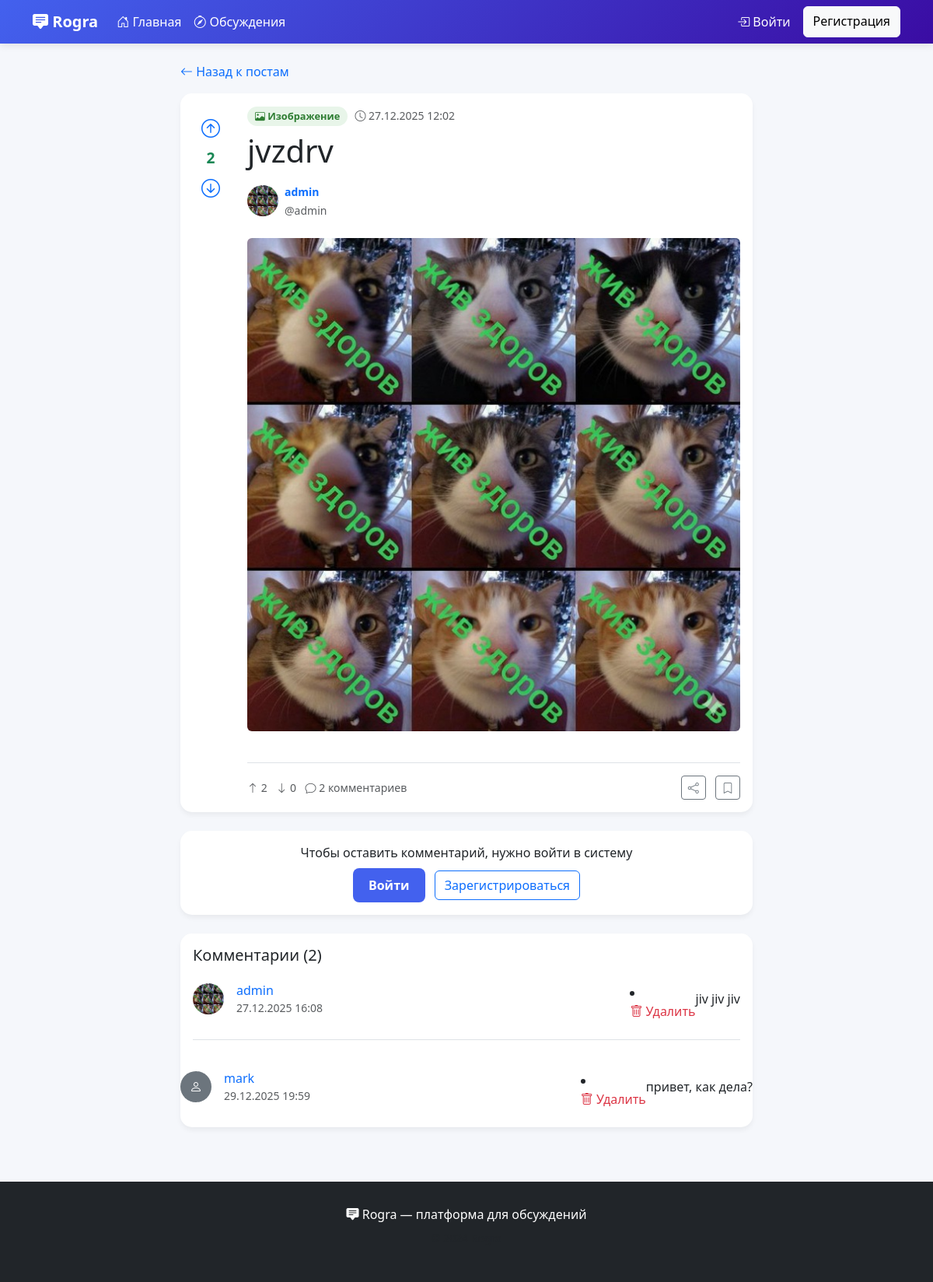
The app's page /post/2/ with its own data.
### core/models.py (models this page shows, shortened)
class Post(models.Model):
    POST_TYPES = [
        ('text', 'Текст'),
        ('image', 'Изображение'),
    ]
    author = models.ForeignKey(User, on_delete=models.CASCADE)
    title = models.CharField(max_length=200)
    content = models.TextField(blank=True)
    post_type = models.CharField(max_length=10, choices=POST_TYPES, default='text')
    image = models.ImageField(upload_to='posts/', blank=True, null=True)
    created_at = models.DateTimeField(auto_now_add=True)
    upvotes = models.IntegerField(default=0)
    downvotes = models.IntegerField(default=0)
    tags = models.ManyToManyField(Tag, blank=True, related_name='posts')
    def total_votes(self):
        return self.upvotes - self.downvotes
    def get_upvotes_count(self):
        return self.votes.filter(vote_type='up').count()
    def get_downvotes_count(self):
        return self.votes.filter(vote_type='down').count()

class Profile(models.Model):
    user = models.OneToOneField(User, on_delete=models.CASCADE)
    bio = models.TextField(max_length=500, blank=True)
    avatar = models.ImageField(upload_to='avatars/', blank=True, null=True)
    created_at = models.DateTimeField(auto_now_add=True)

class Comment(models.Model):
    post = models.ForeignKey(Post, on_delete=models.CASCADE, related_name='comments')
    author = models.ForeignKey(User, on_delete=models.CASCADE)
    text = models.TextField()
    created_at = models.DateTimeField(auto_now_add=True)

### core/views.py (the view)
def post_detail_view(request, post_id):
    post = get_object_or_404(Post, id=post_id)
    comments = post.comments.all().order_by('created_at')
    if request.user.is_authenticated:
        post.user_vote = post.user_vote(request.user)
    else:
        post.user_vote = None
    post.get_upvotes_count = post.get_upvotes_count()
    post.get_downvotes_count = post.get_downvotes_count()
    for comment in comments:
        comment.can_edit = comment.can_edit(request.user) if request.user.is_authenticated else False
    if request.method == 'POST' and request.user.is_authenticated:
        form = CommentForm(request.POST)
        if form.is_valid():
            comment = form.save(commit=False)
            comment.post = post
            comment.author = request.user
            comment.save()
            messages.success(request, 'Комментарий добавлен!')
            return redirect('post_detail', post_id=post.id)
    else:
        form = CommentForm()
    context = {
        'post': post,
        'comments': comments,
        'form': form,
    }
    return render(request, 'core/post_detail.html', context)

### core/templates/core/post_detail.html (shortened to what this page needs)
{% extends 'core/base.html' %}
{% block content %}
<div class="row">
    <div class="col-lg-8 mx-auto">
        <div class="mb-3">
            <a href="{% url 'home' %}" class="text-decoration-none">
                <i class="bi bi-arrow-left"></i> Назад к постам
            </a>
        </div>
        <div class="card mb-4">
            <div class="card-body">
                <div class="row">
                    <div class="col-auto">
                        <div class="vote-buttons">
                            <button class="btn btn-link p-0 vote-up {% if post.user_vote == 'up' %}active{% endif %}"
                                    onclick="votePost({{ post.id }}, 'up')"
                                    id="vote-up-{{ post.id }}">
                                <i class="bi bi-arrow-up-circle fs-4"></i>
                            </button>
                            <div class="vote-count {% if post.total_votes > 0 %}text-success{% elif post.total_votes < 0 %}text-danger{% endif %}"
                                 id="vote-count-{{ post.id }}">
                                {{ post.total_votes }}
                            </div>
                            <button class="btn btn-link p-0 vote-down {% if post.user_vote == 'down' %}active{% endif %}"
                                    onclick="votePost({{ post.id }}, 'down')"
                                    id="vote-down-{{ post.id }}">
                                <i class="bi bi-arrow-down-circle fs-4"></i>
                            </button>
                        </div>
                    </div>
                    <div class="col">
                        <div class="mb-2">
                            <span class="post-tag tag-{{ post.post_type }}">
                                {% if post.post_type == 'text' %}
                                    <i class="bi bi-text-paragraph"></i> Текст
                                {% elif post.post_type == 'image' %}
                                    <i class="bi bi-image"></i> Изображение
                                {% endif %}
                            </span>
                            <small class="text-muted">
                                <i class="bi bi-clock"></i> {{ post.created_at|date:"d.m.Y H:i" }}
                            </small>
                        </div>
                        <h1 class="card-title mb-3">{{ post.title }}</h1>
                        <div class="d-flex align-items-center mb-4">
                            {% if post.author.profile.avatar %}
                                <img src="{{ post.author.profile.avatar.url }}" alt="Аватар" class="post-avatar me-2">
                            {% else %}
                                <div class="post-avatar bg-secondary rounded-circle d-flex align-items-center justify-content-center me-2">
                                    <i class="bi bi-person text-white"></i>
                                </div>
                            {% endif %}
                            <div>
                                <small class="fw-semibold">
                                    <a href="{% url 'profile' post.author.username %}" class="text-decoration-none">
                                        {{ post.author.username }}
                                    </a>
                                </small>
                                <br>
                                <small class="text-muted">@{{ post.author.username }}</small>
                            </div>
                        </div>
                        {% if post.post_type == 'text' %}
                            <div class="card-text mb-4">
                                {{ post.content|linebreaks }}
                            </div>
                        {% elif post.post_type == 'image' and post.image %}
                            <div class="mb-4">
                                <img src="{{ post.image.url }}" alt="{{ post.title }}" class="img-fluid rounded mb-3">
                            </div>
                        {% endif %}
                        <div class="d-flex justify-content-between align-items-center border-top pt-3">
                            <div class="text-muted small">
                                <i class="bi bi-arrow-up"></i> {{ post.get_upvotes_count }}
                                <i class="bi bi-arrow-down ms-2"></i> {{ post.get_downvotes_count }}
                                <i class="bi bi-chat ms-2"></i> {{ comments.count }} комментариев
                            </div>
                            <div>
                                <button class="btn btn-outline-secondary btn-sm me-2">
                                    <i class="bi bi-share"></i>
                                </button>
                                <button class="btn btn-outline-secondary btn-sm">
                                    <i class="bi bi-bookmark"></i>
                                </button>
                            </div>
                        </div>
                    </div>
                </div>
            </div>
        </div>
        {% if user.is_authenticated %}
        <div class="card mb-4">
            <div class="card-body">
                <h5 class="card-title">Добавить комментарий</h5>
                <form method="post">
                    {% csrf_token %}
                    <div class="mb-3">
                        {{ form.text }}
                    </div>
                    <button type="submit" class="btn btn-primary">
                        <i class="bi bi-send"></i> Отправить
                    </button>
                </form>
            </div>
        </div>
        {% else %}
        <div class="card mb-4">
            <div class="card-body text-center">
                <p class="mb-2">Чтобы оставить комментарий, нужно войти в систему</p>
                <a href="{% url 'login' %}" class="btn btn-primary me-2">Войти</a>
                <a href="{% url 'register' %}" class="btn btn-outline-primary">Зарегистрироваться</a>
            </div>
        </div>
        {% endif %}
        <div class="card">
            <div class="card-body">
                <h5 class="card-title mb-4">
                    Комментарии ({{ comments.count }})
                </h5>
                {% if comments %}
                    {% for comment in comments %}
                    <div class="comment mb-4 {% if not forloop.last %}border-bottom pb-4{% endif %}">
                        <div class="d-flex">
                            <div class="flex-shrink-0">
                                {% if comment.author.profile.avatar %}
                                    <img src="{{ comment.author.profile.avatar.url }}" alt="Аватар" class="post-avatar">
                                {% else %}
                                    <div class="post-avatar bg-secondary rounded-circle d-flex align-items-center justify-content-center">
                                        <i class="bi bi-person text-white"></i>
                                    </div>
                                {% endif %}
                            </div>
                            <div class="flex-grow-1 ms-3">
                                <div class="d-flex justify-content-between align-items-start">
                                    <div>
                                        <h6 class="mb-0">
                                            <a href="{% url 'profile' comment.author.username %}" class="text-decoration-none">
                                                {{ comment.author.username }}
                                            </a>
                                        </h6>
                                        <small class="text-muted">
                                            {{ comment.created_at|date:"d.m.Y H:i" }}
                                        </small>
                                    </div>
                                            <li>
                                                <a class="dropdown-item text-danger"
                                                    href="{% url 'delete_comment' comment.id %}"
                                                    onclick="return confirm('Вы уверены, что хотите удалить этот комментарий?');">
                                                        <i class="bi bi-trash"></i> Удалить
                                                </a>
                                            </li>
                                    </div>
                                </div>
                                <div class="mt-2">
                                    {{ comment.text|linebreaks }}
                                </div>
                            </div>
                        </div>
                    </div>
                    {% endfor %}
                {% else %}
                    <div class="text-center py-4">
                        <i class="bi bi-chat fs-1 text-muted mb-3"></i>
                        <p class="text-muted">Пока нет комментариев. Будьте первым!</p>
                    </div>
                {% endif %}
            </div>
        </div>
{% endblock %}

### core/templates/core/base.html (style rules this page uses)
:root { --primary-color: #4361ee; --secondary-color: #3a0ca3; --accent-color: #f72585; --light-color: #f8f9fa; --dark-color: #212529; --gray-color: #6c757d; }
body { background-color: #f5f7fb; font-family: 'Segoe UI', Tahoma, Geneva, Verdana, sans-serif; }
.card { border: none; border-radius: 15px; box-shadow: 0 4px 6px rgba(0,0,0,0.05); transition: transform 0.3s ease; margin-bottom: 20px; }
.btn-primary { background-color: var(--primary-color); border: none; border-radius: 8px; padding: 10px 20px; font-weight: 600; }
.post-avatar { width: 40px; height: 40px; border-radius: 50%; object-fit: cover; }
.vote-buttons { display: flex; flex-direction: column; align-items: center; padding: 10px; }
.vote-count { font-weight: bold; font-size: 1.2rem; margin: 5px 0; }
.post-tag { display: inline-block; padding: 3px 10px; border-radius: 20px; font-size: 0.8rem; font-weight: 600; margin-right: 5px; }
.tag-image { background-color: #d1ecf1; color: #0c5460; }

### core/templates/core/post_detail.html (style rules this page uses)
.comment { transition: background-color 0.2s; }
.tag-image { background-color: #e8f5e9; color: #2e7d32; }

### records on screen
Post: total_votes "2", created_at "27.12.2025 12:02", title "jvzdrv", author.profile.avatar (picture), author.username "admin", image (picture), get_upvotes_count "2", get_downvotes_count "0"
Comment: author.profile.avatar (picture), author.username "admin", created_at "27.12.2025 16:08", text "jiv jiv jiv"
Comment: author.username "mark", created_at "29.12.2025 19:59", text "привет, как дела?"

### other values on screen
{{ comments.count }} "2"
